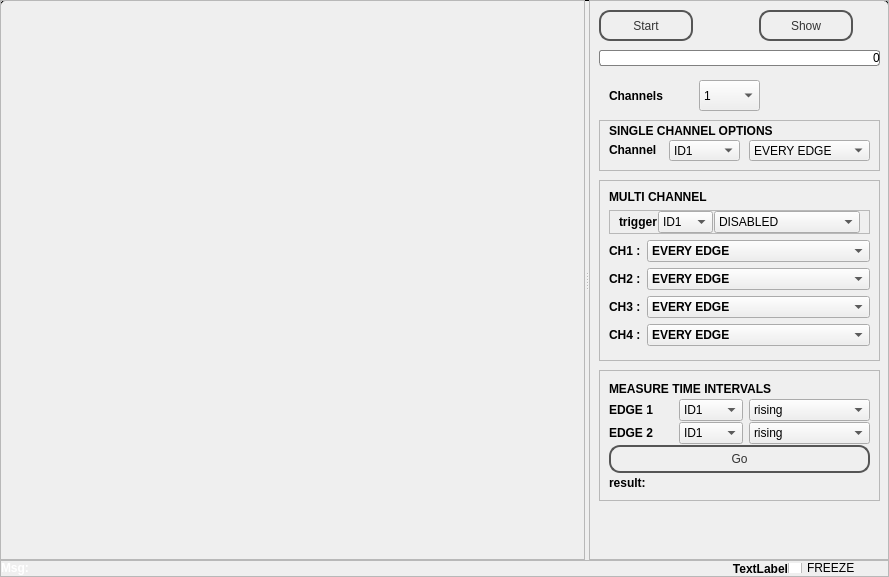
<?xml version="1.0" encoding="UTF-8"?>
<ui version="4.0">
 <class>MainWindow</class>
 <widget class="QMainWindow" name="MainWindow">
  <property name="geometry">
   <rect>
    <x>0</x>
    <y>0</y>
    <width>889</width>
    <height>577</height>
   </rect>
  </property>
  <property name="mouseTracking">
   <bool>false</bool>
  </property>
  <property name="windowTitle">
   <string>Test and Measurement Suite</string>
  </property>
  <property name="windowIcon">
   <iconset>
    <normaloff>../../../../../usr/share/pixmaps/cubeview48.png</normaloff>../../../../../usr/share/pixmaps/cubeview48.png</iconset>
  </property>
  <property name="windowOpacity">
   <double>1.000000000000000</double>
  </property>
  <property name="toolTip">
   <string/>
  </property>
  <property name="autoFillBackground">
   <bool>false</bool>
  </property>
  <property name="styleSheet">
   <string notr="true">QPushButton {
color: #333;
border: 2px solid #555;
border-radius: 11px;
padding: 5px;
background: qradialgradient(cx: 0.3, cy: -0.4,
fx: 0.3, fy: -0.4,
radius: 1.35, stop: 0 #fff, stop: 1 #888);
min-width: 80px;
}

QPushButton:pressed {
background: qradialgradient(cx: 0.4, cy: -0.1,
fx: 0.4, fy: -0.1,
radius: 1.35, stop: 0 #fff, stop: 1 #ddd);
}

QFrame.PeripheralCollection{
border-top-left-radius: 5px;
border-top-right-radius: 5px;
border: 1px solid black;
background: qlineargradient(x1: 0, y1: 0, x2: 0, y2: 1,
stop: 0 #ebc, stop: 0.1 #689);
}

QFrame.PeripheralCollection QLabel {
color: white;
font-weight: bold;
}

QFrame.PeripheralCollectionInner {
background: qlineargradient(x1: 0, y1: 0, x2: 0, y2: 1,
stop: 0 #abe, stop: 0.7 #aba);
border: none;
border-top: 3px solid black;
}

QFrame.PeripheralCollectionInner QLabel{
color: black;
}


#centralwidget{
border-top-left-radius: 5px;
border-top-right-radius: 5px;
border: 1px solid black;
background: qlineargradient(x1: 0, y1: 0, x2: 0, y2: 1,
stop: 0 #6af, stop: 0.1 #689);
}
#centralwidget QLabel {
color: black;
font-weight: bold;
}







</string>
  </property>
  <property name="toolButtonStyle">
   <enum>Qt::ToolButtonIconOnly</enum>
  </property>
  <property name="tabShape">
   <enum>QTabWidget::Rounded</enum>
  </property>
  <widget class="QWidget" name="centralwidget">
   <property name="layoutDirection">
    <enum>Qt::LeftToRight</enum>
   </property>
   <layout class="QVBoxLayout" name="verticalLayout">
    <property name="spacing">
     <number>0</number>
    </property>
    <property name="margin">
     <number>0</number>
    </property>
    <item>
     <widget class="QSplitter" name="splitter">
      <property name="orientation">
       <enum>Qt::Horizontal</enum>
      </property>
      <widget class="QFrame" name="plot_area_frame">
       <property name="frameShape">
        <enum>QFrame::StyledPanel</enum>
       </property>
       <property name="frameShadow">
        <enum>QFrame::Raised</enum>
       </property>
       <layout class="QVBoxLayout" name="plot_area">
        <property name="spacing">
         <number>2</number>
        </property>
        <property name="margin">
         <number>2</number>
        </property>
       </layout>
      </widget>
      <widget class="QFrame" name="frame_12">
       <property name="sizePolicy">
        <sizepolicy hsizetype="Fixed" vsizetype="Preferred">
         <horstretch>0</horstretch>
         <verstretch>0</verstretch>
        </sizepolicy>
       </property>
       <property name="minimumSize">
        <size>
         <width>300</width>
         <height>0</height>
        </size>
       </property>
       <property name="maximumSize">
        <size>
         <width>300</width>
         <height>16777215</height>
        </size>
       </property>
       <property name="styleSheet">
        <string notr="true"/>
       </property>
       <property name="frameShape">
        <enum>QFrame::StyledPanel</enum>
       </property>
       <property name="frameShadow">
        <enum>QFrame::Raised</enum>
       </property>
       <property name="class" stdset="0">
        <string>PeripheralCollection</string>
       </property>
       <widget class="QFrame" name="frame_7">
        <property name="geometry">
         <rect>
          <x>10</x>
          <y>370</y>
          <width>281</width>
          <height>131</height>
         </rect>
        </property>
        <property name="frameShape">
         <enum>QFrame::StyledPanel</enum>
        </property>
        <property name="frameShadow">
         <enum>QFrame::Raised</enum>
        </property>
        <property name="class" stdset="0">
         <string>PeripheralCollectionInner</string>
        </property>
        <layout class="QGridLayout" name="gridLayout_4">
         <property name="verticalSpacing">
          <number>1</number>
         </property>
         <item row="2" column="1">
          <widget class="QComboBox" name="edge2chan">
           <item>
            <property name="text">
             <string>ID1</string>
            </property>
           </item>
           <item>
            <property name="text">
             <string>ID2</string>
            </property>
           </item>
           <item>
            <property name="text">
             <string>ID3</string>
            </property>
           </item>
           <item>
            <property name="text">
             <string>ID4</string>
            </property>
           </item>
           <item>
            <property name="text">
             <string>-</string>
            </property>
           </item>
           <item>
            <property name="text">
             <string>CH1</string>
            </property>
           </item>
           <item>
            <property name="text">
             <string>Fin</string>
            </property>
           </item>
          </widget>
         </item>
         <item row="1" column="2">
          <widget class="QComboBox" name="edge1edge">
           <item>
            <property name="text">
             <string>rising</string>
            </property>
           </item>
           <item>
            <property name="text">
             <string>falling</string>
            </property>
           </item>
           <item>
            <property name="text">
             <string>four rising edges</string>
            </property>
           </item>
          </widget>
         </item>
         <item row="1" column="0">
          <widget class="QLabel" name="label_16">
           <property name="text">
            <string>EDGE 1</string>
           </property>
          </widget>
         </item>
         <item row="2" column="2">
          <widget class="QComboBox" name="edge2edge">
           <property name="currentIndex">
            <number>0</number>
           </property>
           <item>
            <property name="text">
             <string>rising</string>
            </property>
           </item>
           <item>
            <property name="text">
             <string>falling</string>
            </property>
           </item>
           <item>
            <property name="text">
             <string>four rising edges</string>
            </property>
           </item>
          </widget>
         </item>
         <item row="2" column="0">
          <widget class="QLabel" name="label_17">
           <property name="text">
            <string>EDGE 2</string>
           </property>
          </widget>
         </item>
         <item row="1" column="1">
          <widget class="QComboBox" name="edge1chan">
           <item>
            <property name="text">
             <string>ID1</string>
            </property>
           </item>
           <item>
            <property name="text">
             <string>ID2</string>
            </property>
           </item>
           <item>
            <property name="text">
             <string>ID3</string>
            </property>
           </item>
           <item>
            <property name="text">
             <string>ID4</string>
            </property>
           </item>
           <item>
            <property name="text">
             <string>-</string>
            </property>
           </item>
           <item>
            <property name="text">
             <string>CH1</string>
            </property>
           </item>
           <item>
            <property name="text">
             <string>Fin</string>
            </property>
           </item>
          </widget>
         </item>
         <item row="0" column="0" colspan="3">
          <widget class="QLabel" name="label_56">
           <property name="font">
            <font>
             <weight>75</weight>
             <bold>true</bold>
            </font>
           </property>
           <property name="text">
            <string>MEASURE TIME INTERVALS</string>
           </property>
          </widget>
         </item>
         <item row="3" column="0" colspan="3">
          <widget class="QPushButton" name="pushButton_6">
           <property name="text">
            <string>Go</string>
           </property>
          </widget>
         </item>
         <item row="6" column="0" colspan="3">
          <widget class="QLabel" name="time_interval_label">
           <property name="font">
            <font>
             <weight>75</weight>
             <bold>true</bold>
            </font>
           </property>
           <property name="text">
            <string>result:</string>
           </property>
          </widget>
         </item>
        </layout>
       </widget>
       <widget class="QLabel" name="label_13">
        <property name="geometry">
         <rect>
          <x>20</x>
          <y>80</y>
          <width>71</width>
          <height>31</height>
         </rect>
        </property>
        <property name="sizePolicy">
         <sizepolicy hsizetype="Maximum" vsizetype="Preferred">
          <horstretch>0</horstretch>
          <verstretch>0</verstretch>
         </sizepolicy>
        </property>
        <property name="text">
         <string>Channels</string>
        </property>
       </widget>
       <widget class="QFrame" name="frame_5">
        <property name="geometry">
         <rect>
          <x>10</x>
          <y>180</y>
          <width>281</width>
          <height>181</height>
         </rect>
        </property>
        <property name="frameShape">
         <enum>QFrame::StyledPanel</enum>
        </property>
        <property name="frameShadow">
         <enum>QFrame::Raised</enum>
        </property>
        <property name="class" stdset="0">
         <string>PeripheralCollectionInner</string>
        </property>
        <layout class="QFormLayout" name="formLayout">
         <item row="0" column="0" colspan="2">
          <widget class="QLabel" name="label_54">
           <property name="font">
            <font>
             <weight>75</weight>
             <bold>true</bold>
            </font>
           </property>
           <property name="text">
            <string>MULTI CHANNEL</string>
           </property>
          </widget>
         </item>
         <item row="2" column="0">
          <widget class="QLabel" name="label_4">
           <property name="text">
            <string>CH1 :</string>
           </property>
          </widget>
         </item>
         <item row="2" column="1">
          <widget class="QComboBox" name="comboBox">
           <property name="font">
            <font>
             <pointsize>9</pointsize>
             <weight>75</weight>
             <bold>true</bold>
            </font>
           </property>
           <property name="currentIndex">
            <number>1</number>
           </property>
           <item>
            <property name="text">
             <string>DISABLED</string>
            </property>
           </item>
           <item>
            <property name="text">
             <string>EVERY EDGE</string>
            </property>
           </item>
           <item>
            <property name="text">
             <string>FALLING EDGES ONLY</string>
            </property>
           </item>
           <item>
            <property name="text">
             <string>RISING EDGES ONLY</string>
            </property>
           </item>
           <item>
            <property name="text">
             <string>EVERY FOUR RISING EDGES</string>
            </property>
           </item>
          </widget>
         </item>
         <item row="3" column="0">
          <widget class="QLabel" name="label_9">
           <property name="text">
            <string>CH2 :</string>
           </property>
          </widget>
         </item>
         <item row="3" column="1">
          <widget class="QComboBox" name="comboBox_2">
           <property name="font">
            <font>
             <pointsize>9</pointsize>
             <weight>75</weight>
             <bold>true</bold>
            </font>
           </property>
           <property name="currentIndex">
            <number>1</number>
           </property>
           <item>
            <property name="text">
             <string>DISABLED</string>
            </property>
           </item>
           <item>
            <property name="text">
             <string>EVERY EDGE</string>
            </property>
           </item>
           <item>
            <property name="text">
             <string>FALLING EDGES ONLY</string>
            </property>
           </item>
           <item>
            <property name="text">
             <string>RISING EDGES ONLY</string>
            </property>
           </item>
           <item>
            <property name="text">
             <string>EVERY FOUR RISING EDGES</string>
            </property>
           </item>
          </widget>
         </item>
         <item row="4" column="0">
          <widget class="QLabel" name="label_11">
           <property name="text">
            <string>CH3 :</string>
           </property>
          </widget>
         </item>
         <item row="4" column="1">
          <widget class="QComboBox" name="comboBox_3">
           <property name="font">
            <font>
             <pointsize>9</pointsize>
             <weight>75</weight>
             <bold>true</bold>
            </font>
           </property>
           <property name="currentIndex">
            <number>1</number>
           </property>
           <item>
            <property name="text">
             <string>DISABLED</string>
            </property>
           </item>
           <item>
            <property name="text">
             <string>EVERY EDGE</string>
            </property>
           </item>
           <item>
            <property name="text">
             <string>FALLING EDGES ONLY</string>
            </property>
           </item>
           <item>
            <property name="text">
             <string>RISING EDGES ONLY</string>
            </property>
           </item>
           <item>
            <property name="text">
             <string>EVERY FOUR RISING EDGES</string>
            </property>
           </item>
          </widget>
         </item>
         <item row="5" column="0">
          <widget class="QLabel" name="label_12">
           <property name="text">
            <string>CH4 :</string>
           </property>
          </widget>
         </item>
         <item row="5" column="1">
          <widget class="QComboBox" name="comboBox_4">
           <property name="font">
            <font>
             <pointsize>9</pointsize>
             <weight>75</weight>
             <bold>true</bold>
            </font>
           </property>
           <property name="currentIndex">
            <number>1</number>
           </property>
           <item>
            <property name="text">
             <string>DISABLED</string>
            </property>
           </item>
           <item>
            <property name="text">
             <string>EVERY EDGE</string>
            </property>
           </item>
           <item>
            <property name="text">
             <string>FALLING EDGES ONLY</string>
            </property>
           </item>
           <item>
            <property name="text">
             <string>RISING EDGES ONLY</string>
            </property>
           </item>
           <item>
            <property name="text">
             <string>EVERY FOUR RISING EDGES</string>
            </property>
           </item>
          </widget>
         </item>
         <item row="1" column="0" colspan="2">
          <widget class="QFrame" name="frame_10">
           <property name="minimumSize">
            <size>
             <width>0</width>
             <height>20</height>
            </size>
           </property>
           <property name="frameShape">
            <enum>QFrame::StyledPanel</enum>
           </property>
           <property name="frameShadow">
            <enum>QFrame::Raised</enum>
           </property>
           <property name="class" stdset="0">
            <string>PeripheralCollectionInner</string>
           </property>
           <layout class="QHBoxLayout" name="horizontalLayout_2">
            <property name="spacing">
             <number>1</number>
            </property>
            <property name="topMargin">
             <number>0</number>
            </property>
            <property name="bottomMargin">
             <number>0</number>
            </property>
            <item>
             <widget class="QLabel" name="label_29">
              <property name="text">
               <string>trigger</string>
              </property>
             </widget>
            </item>
            <item>
             <widget class="QComboBox" name="LA1_trig">
              <item>
               <property name="text">
                <string>ID1</string>
               </property>
              </item>
              <item>
               <property name="text">
                <string>ID2</string>
               </property>
              </item>
              <item>
               <property name="text">
                <string>ID3</string>
               </property>
              </item>
              <item>
               <property name="text">
                <string>ID4</string>
               </property>
              </item>
              <item>
               <property name="text">
                <string>-</string>
               </property>
              </item>
              <item>
               <property name="text">
                <string>CH1</string>
               </property>
              </item>
              <item>
               <property name="text">
                <string>Fin</string>
               </property>
              </item>
             </widget>
            </item>
            <item>
             <widget class="QComboBox" name="LA1_trigmode">
              <property name="currentIndex">
               <number>0</number>
              </property>
              <item>
               <property name="text">
                <string>DISABLED</string>
               </property>
              </item>
              <item>
               <property name="text">
                <string>FALLING EDGES ONLY</string>
               </property>
              </item>
              <item>
               <property name="text">
                <string>RISING EDGES ONLY</string>
               </property>
              </item>
              <item>
               <property name="text">
                <string>EVERY FOUR RISING EDGES</string>
               </property>
              </item>
             </widget>
            </item>
           </layout>
          </widget>
         </item>
        </layout>
       </widget>
       <widget class="QComboBox" name="active_channel_box">
        <property name="geometry">
         <rect>
          <x>110</x>
          <y>80</y>
          <width>61</width>
          <height>31</height>
         </rect>
        </property>
        <property name="sizePolicy">
         <sizepolicy hsizetype="Preferred" vsizetype="Fixed">
          <horstretch>0</horstretch>
          <verstretch>0</verstretch>
         </sizepolicy>
        </property>
        <item>
         <property name="text">
          <string>1</string>
         </property>
        </item>
        <item>
         <property name="text">
          <string>2</string>
         </property>
        </item>
        <item>
         <property name="text">
          <string>3</string>
         </property>
        </item>
        <item>
         <property name="text">
          <string>4</string>
         </property>
        </item>
       </widget>
       <widget class="QFrame" name="frame_8">
        <property name="geometry">
         <rect>
          <x>10</x>
          <y>120</y>
          <width>281</width>
          <height>51</height>
         </rect>
        </property>
        <property name="frameShape">
         <enum>QFrame::StyledPanel</enum>
        </property>
        <property name="frameShadow">
         <enum>QFrame::Raised</enum>
        </property>
        <property name="class" stdset="0">
         <string>PeripheralCollectionInner</string>
        </property>
        <widget class="QLabel" name="label_58">
         <property name="geometry">
          <rect>
           <x>10</x>
           <y>0</y>
           <width>201</width>
           <height>21</height>
          </rect>
         </property>
         <property name="font">
          <font>
           <weight>75</weight>
           <bold>true</bold>
          </font>
         </property>
         <property name="text">
          <string>SINGLE CHANNEL OPTIONS</string>
         </property>
        </widget>
        <widget class="QComboBox" name="LA1_chanmode">
         <property name="geometry">
          <rect>
           <x>150</x>
           <y>20</y>
           <width>121</width>
           <height>21</height>
          </rect>
         </property>
         <property name="currentIndex">
          <number>1</number>
         </property>
         <item>
          <property name="text">
           <string>DISABLED</string>
          </property>
         </item>
         <item>
          <property name="text">
           <string>EVERY EDGE</string>
          </property>
         </item>
         <item>
          <property name="text">
           <string>FALLING EDGES ONLY</string>
          </property>
         </item>
         <item>
          <property name="text">
           <string>RISING EDGES ONLY</string>
          </property>
         </item>
         <item>
          <property name="text">
           <string>EVERY FOUR RISING EDGES</string>
          </property>
         </item>
        </widget>
        <widget class="QLabel" name="label_28">
         <property name="geometry">
          <rect>
           <x>10</x>
           <y>20</y>
           <width>61</width>
           <height>20</height>
          </rect>
         </property>
         <property name="text">
          <string>Channel</string>
         </property>
        </widget>
        <widget class="QComboBox" name="LA1_chan">
         <property name="geometry">
          <rect>
           <x>70</x>
           <y>20</y>
           <width>71</width>
           <height>21</height>
          </rect>
         </property>
         <item>
          <property name="text">
           <string>ID1</string>
          </property>
         </item>
         <item>
          <property name="text">
           <string>ID2</string>
          </property>
         </item>
         <item>
          <property name="text">
           <string>ID3</string>
          </property>
         </item>
         <item>
          <property name="text">
           <string>ID4</string>
          </property>
         </item>
         <item>
          <property name="text">
           <string>-</string>
          </property>
         </item>
         <item>
          <property name="text">
           <string>CH1</string>
          </property>
         </item>
         <item>
          <property name="text">
           <string>Fin</string>
          </property>
         </item>
        </widget>
       </widget>
       <widget class="QPushButton" name="pushButton">
        <property name="geometry">
         <rect>
          <x>10</x>
          <y>10</y>
          <width>94</width>
          <height>31</height>
         </rect>
        </property>
        <property name="minimumSize">
         <size>
          <width>94</width>
          <height>0</height>
         </size>
        </property>
        <property name="text">
         <string>Start</string>
        </property>
       </widget>
       <widget class="QProgressBar" name="progressBar">
        <property name="geometry">
         <rect>
          <x>10</x>
          <y>50</y>
          <width>281</width>
          <height>16</height>
         </rect>
        </property>
        <property name="styleSheet">
         <string notr="true">QProgressBar:horizontal {
border: 1px solid gray;
border-radius: 3px;
background: white;
padding: 1px;
text-align: right;
margin-right: 5ex;
}
QProgressBar::chunk:horizontal {
background: qlineargradient(x1: 0, y1: 0.5, x2: 1, y2: 0.5, stop: 0 #467, stop:1 white);
margin-right: 1px; /* space */
width: 5px;
}</string>
        </property>
        <property name="maximum">
         <number>2500</number>
        </property>
        <property name="value">
         <number>0</number>
        </property>
        <property name="format">
         <string>%v</string>
        </property>
       </widget>
       <widget class="QPushButton" name="pushButton_2">
        <property name="geometry">
         <rect>
          <x>170</x>
          <y>10</y>
          <width>94</width>
          <height>31</height>
         </rect>
        </property>
        <property name="minimumSize">
         <size>
          <width>94</width>
          <height>0</height>
         </size>
        </property>
        <property name="text">
         <string>Show</string>
        </property>
       </widget>
      </widget>
     </widget>
    </item>
    <item>
     <widget class="QFrame" name="frame_9">
      <property name="sizePolicy">
       <sizepolicy hsizetype="Preferred" vsizetype="Maximum">
        <horstretch>0</horstretch>
        <verstretch>20</verstretch>
       </sizepolicy>
      </property>
      <property name="minimumSize">
       <size>
        <width>0</width>
        <height>17</height>
       </size>
      </property>
      <property name="maximumSize">
       <size>
        <width>16777215</width>
        <height>34</height>
       </size>
      </property>
      <property name="baseSize">
       <size>
        <width>0</width>
        <height>0</height>
       </size>
      </property>
      <property name="frameShape">
       <enum>QFrame::StyledPanel</enum>
      </property>
      <property name="frameShadow">
       <enum>QFrame::Raised</enum>
      </property>
      <layout class="QHBoxLayout" name="horizontalLayout">
       <property name="spacing">
        <number>0</number>
       </property>
       <property name="sizeConstraint">
        <enum>QLayout::SetMaximumSize</enum>
       </property>
       <property name="margin">
        <number>0</number>
       </property>
       <item>
        <widget class="QLabel" name="message_label">
         <property name="sizePolicy">
          <sizepolicy hsizetype="Preferred" vsizetype="Maximum">
           <horstretch>0</horstretch>
           <verstretch>0</verstretch>
          </sizepolicy>
         </property>
         <property name="baseSize">
          <size>
           <width>0</width>
           <height>17</height>
          </size>
         </property>
         <property name="styleSheet">
          <string notr="true">color: rgb(255, 255, 255);</string>
         </property>
         <property name="text">
          <string>Msg:</string>
         </property>
         <property name="alignment">
          <set>Qt::AlignLeading|Qt::AlignLeft|Qt::AlignTop</set>
         </property>
         <property name="wordWrap">
          <bool>true</bool>
         </property>
        </widget>
       </item>
       <item>
        <widget class="QLabel" name="coord_label">
         <property name="sizePolicy">
          <sizepolicy hsizetype="Maximum" vsizetype="Preferred">
           <horstretch>0</horstretch>
           <verstretch>0</verstretch>
          </sizepolicy>
         </property>
         <property name="maximumSize">
          <size>
           <width>250</width>
           <height>16777215</height>
          </size>
         </property>
         <property name="font">
          <font>
           <pointsize>9</pointsize>
           <weight>75</weight>
           <bold>true</bold>
          </font>
         </property>
         <property name="text">
          <string>TextLabel</string>
         </property>
         <property name="alignment">
          <set>Qt::AlignRight|Qt::AlignTrailing|Qt::AlignVCenter</set>
         </property>
        </widget>
       </item>
       <item>
        <widget class="QCheckBox" name="freezeButton">
         <property name="sizePolicy">
          <sizepolicy hsizetype="Minimum" vsizetype="Maximum">
           <horstretch>0</horstretch>
           <verstretch>0</verstretch>
          </sizepolicy>
         </property>
         <property name="maximumSize">
          <size>
           <width>100</width>
           <height>10</height>
          </size>
         </property>
         <property name="text">
          <string>FREEZE</string>
         </property>
        </widget>
       </item>
      </layout>
     </widget>
    </item>
   </layout>
  </widget>
  <widget class="QMenuBar" name="menubar">
   <property name="geometry">
    <rect>
     <x>0</x>
     <y>0</y>
     <width>889</width>
     <height>25</height>
    </rect>
   </property>
  </widget>
  <action name="actionSave_as">
   <property name="text">
    <string>Save as</string>
   </property>
  </action>
 </widget>
 <resources/>
 <connections>
  <connection>
   <sender>active_channel_box</sender>
   <signal>currentIndexChanged(QString)</signal>
   <receiver>MainWindow</receiver>
   <slot>setActiveDigitalChannels(QString)</slot>
   <hints>
    <hint type="sourcelabel">
     <x>729</x>
     <y>75</y>
    </hint>
    <hint type="destinationlabel">
     <x>888</x>
     <y>75</y>
    </hint>
   </hints>
  </connection>
  <connection>
   <sender>comboBox_3</sender>
   <signal>currentIndexChanged(int)</signal>
   <receiver>MainWindow</receiver>
   <slot>set_dchan_mode_ch3(int)</slot>
   <hints>
    <hint type="sourcelabel">
     <x>833</x>
     <y>340</y>
    </hint>
    <hint type="destinationlabel">
     <x>888</x>
     <y>393</y>
    </hint>
   </hints>
  </connection>
  <connection>
   <sender>comboBox_2</sender>
   <signal>currentIndexChanged(int)</signal>
   <receiver>MainWindow</receiver>
   <slot>set_dchan_mode_ch2(int)</slot>
   <hints>
    <hint type="sourcelabel">
     <x>833</x>
     <y>314</y>
    </hint>
    <hint type="destinationlabel">
     <x>888</x>
     <y>348</y>
    </hint>
   </hints>
  </connection>
  <connection>
   <sender>comboBox</sender>
   <signal>currentIndexChanged(int)</signal>
   <receiver>MainWindow</receiver>
   <slot>set_dchan_mode_ch1(int)</slot>
   <hints>
    <hint type="sourcelabel">
     <x>833</x>
     <y>288</y>
    </hint>
    <hint type="destinationlabel">
     <x>888</x>
     <y>308</y>
    </hint>
   </hints>
  </connection>
  <connection>
   <sender>comboBox_4</sender>
   <signal>currentIndexChanged(int)</signal>
   <receiver>MainWindow</receiver>
   <slot>set_dchan_mode_ch4(int)</slot>
   <hints>
    <hint type="sourcelabel">
     <x>833</x>
     <y>366</y>
    </hint>
    <hint type="destinationlabel">
     <x>888</x>
     <y>466</y>
    </hint>
   </hints>
  </connection>
  <connection>
   <sender>pushButton_6</sender>
   <signal>clicked()</signal>
   <receiver>MainWindow</receiver>
   <slot>measure_interval()</slot>
   <hints>
    <hint type="sourcelabel">
     <x>749</x>
     <y>486</y>
    </hint>
    <hint type="destinationlabel">
     <x>272</x>
     <y>562</y>
    </hint>
   </hints>
  </connection>
  <connection>
   <sender>pushButton</sender>
   <signal>clicked()</signal>
   <receiver>MainWindow</receiver>
   <slot>capture()</slot>
   <hints>
    <hint type="sourcelabel">
     <x>809</x>
     <y>75</y>
    </hint>
    <hint type="destinationlabel">
     <x>814</x>
     <y>0</y>
    </hint>
   </hints>
  </connection>
  <connection>
   <sender>pushButton_2</sender>
   <signal>clicked()</signal>
   <receiver>MainWindow</receiver>
   <slot>display()</slot>
   <hints>
    <hint type="sourcelabel">
     <x>855</x>
     <y>67</y>
    </hint>
    <hint type="destinationlabel">
     <x>786</x>
     <y>-13</y>
    </hint>
   </hints>
  </connection>
 </connections>
 <slots>
  <slot>dump_to_file()</slot>
  <slot>byebye()</slot>
  <slot>setGainCH1(int)</slot>
  <slot>setGainCH2(int)</slot>
  <slot>setPCS(int)</slot>
  <slot>setPVS1(int)</slot>
  <slot>setPVS2(int)</slot>
  <slot>setTimeBase(int)</slot>
  <slot>setTriggerLevel(int)</slot>
  <slot>setTriggerChannel(int)</slot>
  <slot>setSamples(int)</slot>
  <slot>setActiveChannels(QString)</slot>
  <slot>setPVS3(int)</slot>
  <slot>setSINE1(double)</slot>
  <slot>setSINE2(double)</slot>
  <slot>start_dma_dds()</slot>
  <slot>remap_CH0(QString)</slot>
  <slot>setGainCH5(int)</slot>
  <slot>set_scope_type(int)</slot>
  <slot>set_digital_trigger(bool)</slot>
  <slot>set_digital_scope_time(int)</slot>
  <slot>setActiveDigitalChannels(QString)</slot>
  <slot>enable_channel(bool)</slot>
  <slot>set_liss_x(int)</slot>
  <slot>set_liss_y(int)</slot>
  <slot>plot_liss()</slot>
  <slot>change_scope_type(int)</slot>
  <slot>set_dchan_mode_ch4(int)</slot>
  <slot>set_dchan_mode_ch3(int)</slot>
  <slot>set_dchan_mode_ch2(int)</slot>
  <slot>set_dchan_mode_ch1(int)</slot>
  <slot>liss_animate(bool)</slot>
  <slot>measure_r2r()</slot>
  <slot>measure_f2f()</slot>
  <slot>measure_pulse()</slot>
  <slot>measure_dcycle()</slot>
  <slot>setOffset(int)</slot>
  <slot>setOpacity(int)</slot>
  <slot>measure_interval()</slot>
  <slot>sqr_phase(int)</slot>
  <slot>sqr_freq(int)</slot>
  <slot>sqr_dc(int)</slot>
  <slot>sqr_update()</slot>
  <slot>autoset()</slot>
  <slot>setSINEPHASE(double)</slot>
  <slot>collapse_waveform()</slot>
  <slot>setSinePhase()</slot>
  <slot>capture()</slot>
  <slot>display()</slot>
 </slots>
</ui>
